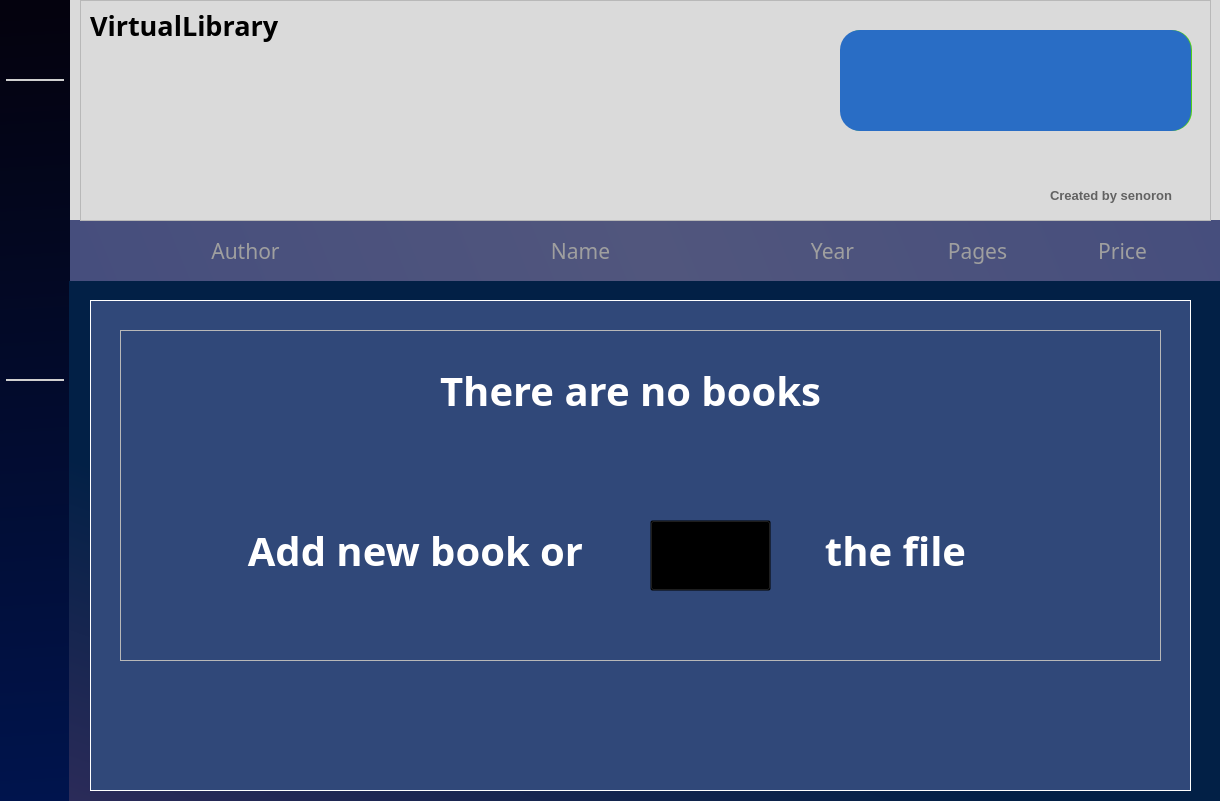
<?xml version="1.0" encoding="UTF-8"?>
<ui version="4.0">
 <class>MainWindow</class>
 <widget class="QMainWindow" name="MainWindow">
  <property name="geometry">
   <rect>
    <x>0</x>
    <y>0</y>
    <width>1220</width>
    <height>801</height>
   </rect>
  </property>
  <property name="windowTitle">
   <string>MainWindow</string>
  </property>
  <widget class="QWidget" name="centralwidget">
   <widget class="QLabel" name="Menu">
    <property name="geometry">
     <rect>
      <x>0</x>
      <y>0</y>
      <width>70</width>
      <height>801</height>
     </rect>
    </property>
    <property name="styleSheet">
     <string notr="true">QLabel
{
		
	background-color: qlineargradient(spread:pad, x1:0.49, y1:0.0164091, x2:0.495, y2:1, stop:0 rgba(4, 2, 14, 255), stop:1 rgba(0, 20, 77, 255));
}</string>
    </property>
    <property name="text">
     <string/>
    </property>
   </widget>
   <widget class="QPushButton" name="HomeButton">
    <property name="geometry">
     <rect>
      <x>0</x>
      <y>0</y>
      <width>69</width>
      <height>69</height>
     </rect>
    </property>
    <property name="styleSheet">
     <string notr="true">QPushButton
{
	border: 0px solid;
	background:transparent;
}

QPushButton:hover
{
	border: 0px solid;
	background-color: rgb(23, 25, 71);
}

QPushButton:pressed
{
	border: 0px solid;
	
	background-color: rgb(20, 21, 44);
}</string>
    </property>
    <property name="text">
     <string/>
    </property>
   </widget>
   <widget class="QPushButton" name="OpenButton">
    <property name="geometry">
     <rect>
      <x>0</x>
      <y>90</y>
      <width>69</width>
      <height>69</height>
     </rect>
    </property>
    <property name="styleSheet">
     <string notr="true">QPushButton
{
	border: 0px solid;
	background:transparent;
}

QPushButton:hover
{
	border: 0px solid;
	background-color: rgb(23, 25, 71);
}

QPushButton:pressed
{
	border: 0px solid;
	
	background-color: rgb(20, 21, 44);
}</string>
    </property>
    <property name="text">
     <string/>
    </property>
   </widget>
   <widget class="QPushButton" name="AddButton">
    <property name="geometry">
     <rect>
      <x>0</x>
      <y>160</y>
      <width>69</width>
      <height>69</height>
     </rect>
    </property>
    <property name="styleSheet">
     <string notr="true">QPushButton
{
	border: 0px solid;
	background:transparent;
}

QPushButton:hover
{
	border: 0px solid;
	background-color: rgb(23, 25, 71);
}

QPushButton:pressed
{
	border: 0px solid;
	
	background-color: rgb(20, 21, 44);
}</string>
    </property>
    <property name="text">
     <string/>
    </property>
   </widget>
   <widget class="QPushButton" name="EditButton">
    <property name="geometry">
     <rect>
      <x>0</x>
      <y>230</y>
      <width>69</width>
      <height>69</height>
     </rect>
    </property>
    <property name="styleSheet">
     <string notr="true">QPushButton
{
	border: 0px solid;
	background:transparent;
}

QPushButton:hover
{
	border: 0px solid;
	background-color: rgb(23, 25, 71);
}

QPushButton:pressed
{
	border: 0px solid;
	
	background-color: rgb(20, 21, 44);
}</string>
    </property>
    <property name="text">
     <string/>
    </property>
   </widget>
   <widget class="QPushButton" name="SaveButton">
    <property name="geometry">
     <rect>
      <x>0</x>
      <y>300</y>
      <width>69</width>
      <height>69</height>
     </rect>
    </property>
    <property name="styleSheet">
     <string notr="true">QPushButton
{
	border: 0px solid;
	background:transparent;
}

QPushButton:hover
{
	border: 0px solid;
	background-color: rgb(23, 25, 71);
}

QPushButton:pressed
{
	border: 0px solid;
	
	background-color: rgb(20, 21, 44);
}</string>
    </property>
    <property name="text">
     <string/>
    </property>
   </widget>
   <widget class="QPushButton" name="PreferencesButton">
    <property name="geometry">
     <rect>
      <x>0</x>
      <y>730</y>
      <width>69</width>
      <height>69</height>
     </rect>
    </property>
    <property name="styleSheet">
     <string notr="true">QPushButton
{
	border: 0px solid;
	background:transparent;
}

QPushButton:hover
{
	border: 0px solid;
	background-color: rgb(23, 25, 71);
}

QPushButton:pressed
{
	border: 0px solid;
	
	background-color: rgb(20, 21, 44);
}</string>
    </property>
    <property name="text">
     <string/>
    </property>
   </widget>
   <widget class="QLabel" name="InfoLabel">
    <property name="enabled">
     <bool>true</bool>
    </property>
    <property name="geometry">
     <rect>
      <x>70</x>
      <y>0</y>
      <width>1151</width>
      <height>220</height>
     </rect>
    </property>
    <property name="styleSheet">
     <string notr="true">background-color: rgb(218, 218, 218);</string>
    </property>
    <property name="text">
     <string/>
    </property>
   </widget>
   <widget class="QLabel" name="StructLabel">
    <property name="geometry">
     <rect>
      <x>70</x>
      <y>220</y>
      <width>1151</width>
      <height>61</height>
     </rect>
    </property>
    <property name="styleSheet">
     <string notr="true">background-color: qlineargradient(spread:reflect, x1:0, y1:0.534, x2:0.504615, y2:0.523, stop:0 rgba(70, 78, 125, 255), stop:1 rgba(81, 86, 125, 255));</string>
    </property>
    <property name="text">
     <string/>
    </property>
   </widget>
   <widget class="QLabel" name="TabelLabel">
    <property name="geometry">
     <rect>
      <x>69</x>
      <y>281</y>
      <width>1151</width>
      <height>521</height>
     </rect>
    </property>
    <property name="styleSheet">
     <string notr="true">background-color: qlineargradient(spread:pad, x1:0.322692, y1:0.597, x2:0, y2:1, stop:0 rgba(2, 32, 70, 255), stop:1 rgba(43, 43, 89, 255));</string>
    </property>
    <property name="text">
     <string/>
    </property>
   </widget>
   <widget class="QTableWidget" name="tableWidget">
    <property name="geometry">
     <rect>
      <x>90</x>
      <y>300</y>
      <width>1101</width>
      <height>491</height>
     </rect>
    </property>
    <property name="font">
     <font>
      <family>Roboto Mono</family>
      <pointsize>18</pointsize>
      <weight>75</weight>
      <bold>true</bold>
     </font>
    </property>
    <property name="styleSheet">
     <string notr="true">background-color: rgb(48, 72, 121);
border: 1px solid white;
gridline-color: white;
color: #DADADA;
selection-background-color: rgb(66, 99, 166);</string>
    </property>
    <property name="horizontalScrollBarPolicy">
     <enum>Qt::ScrollBarAsNeeded</enum>
    </property>
    <property name="gridStyle">
     <enum>Qt::DotLine</enum>
    </property>
   </widget>
   <widget class="QFrame" name="EmptyFrame">
    <property name="geometry">
     <rect>
      <x>120</x>
      <y>330</y>
      <width>1041</width>
      <height>331</height>
     </rect>
    </property>
    <property name="frameShape">
     <enum>QFrame::StyledPanel</enum>
    </property>
    <property name="frameShadow">
     <enum>QFrame::Raised</enum>
    </property>
    <widget class="QLabel" name="noBooks">
     <property name="geometry">
      <rect>
       <x>230</x>
       <y>20</y>
       <width>561</width>
       <height>81</height>
      </rect>
     </property>
     <property name="font">
      <font>
       <family>Roboto Mono</family>
       <pointsize>30</pointsize>
       <weight>75</weight>
       <bold>true</bold>
      </font>
     </property>
     <property name="styleSheet">
      <string notr="true">color: white;</string>
     </property>
     <property name="text">
      <string>There are no books</string>
     </property>
     <property name="alignment">
      <set>Qt::AlignCenter</set>
     </property>
    </widget>
    <widget class="QLabel" name="noBooks_2">
     <property name="geometry">
      <rect>
       <x>70</x>
       <y>180</y>
       <width>451</width>
       <height>81</height>
      </rect>
     </property>
     <property name="font">
      <font>
       <family>Roboto Mono</family>
       <pointsize>30</pointsize>
       <weight>75</weight>
       <bold>true</bold>
      </font>
     </property>
     <property name="styleSheet">
      <string notr="true">color: white;</string>
     </property>
     <property name="text">
      <string>Add new book or</string>
     </property>
     <property name="alignment">
      <set>Qt::AlignCenter</set>
     </property>
    </widget>
    <widget class="QLabel" name="noBooks_3">
     <property name="geometry">
      <rect>
       <x>510</x>
       <y>180</y>
       <width>161</width>
       <height>81</height>
      </rect>
     </property>
     <property name="font">
      <font>
       <family>Roboto Mono</family>
       <pointsize>30</pointsize>
       <weight>75</weight>
       <bold>true</bold>
       <underline>true</underline>
      </font>
     </property>
     <property name="styleSheet">
      <string notr="true">color: #4571E3;</string>
     </property>
     <property name="text">
      <string>open</string>
     </property>
     <property name="alignment">
      <set>Qt::AlignCenter</set>
     </property>
    </widget>
    <widget class="QLabel" name="noBooks_4">
     <property name="geometry">
      <rect>
       <x>650</x>
       <y>180</y>
       <width>251</width>
       <height>81</height>
      </rect>
     </property>
     <property name="font">
      <font>
       <family>Roboto Mono</family>
       <pointsize>30</pointsize>
       <weight>75</weight>
       <bold>true</bold>
      </font>
     </property>
     <property name="styleSheet">
      <string notr="true">color: white;</string>
     </property>
     <property name="text">
      <string>the file</string>
     </property>
     <property name="alignment">
      <set>Qt::AlignCenter</set>
     </property>
    </widget>
    <widget class="QPushButton" name="EmptyOpen">
     <property name="geometry">
      <rect>
       <x>530</x>
       <y>190</y>
       <width>121</width>
       <height>71</height>
      </rect>
     </property>
     <property name="styleSheet">
      <string notr="true">background:transparent;</string>
     </property>
     <property name="text">
      <string/>
     </property>
    </widget>
   </widget>
   <widget class="QPushButton" name="AuthorButton">
    <property name="geometry">
     <rect>
      <x>90</x>
      <y>220</y>
      <width>311</width>
      <height>61</height>
     </rect>
    </property>
    <property name="font">
     <font>
      <family>Roboto Mono</family>
      <pointsize>16</pointsize>
     </font>
    </property>
    <property name="styleSheet">
     <string notr="true">QPushButton
{
	border: 0px solid;
	background:transparent;
	color: rgb(159, 159, 159);
}

QPushButton:hover
{
	border: 0px solid;
	background-color: #5C669E;
	color: rgb(159, 159, 159);
}

QPushButton:pressed
{
	border: 0px solid;
	background-color: rgb(83, 91, 135);
	color: rgb(159, 159, 159);
}</string>
    </property>
    <property name="text">
     <string>Author</string>
    </property>
   </widget>
   <widget class="QPushButton" name="NameButton">
    <property name="geometry">
     <rect>
      <x>400</x>
      <y>220</y>
      <width>361</width>
      <height>61</height>
     </rect>
    </property>
    <property name="font">
     <font>
      <family>Roboto Mono</family>
      <pointsize>16</pointsize>
     </font>
    </property>
    <property name="styleSheet">
     <string notr="true">QPushButton
{
	border: 0px solid;
	background:transparent;
	color: rgb(159, 159, 159);
}

QPushButton:hover
{
	border: 0px solid;
	background-color: #5C669E;
	color: rgb(159, 159, 159);
}

QPushButton:pressed
{
	border: 0px solid;
	background-color: rgb(83, 91, 135);
	color: rgb(159, 159, 159);
}</string>
    </property>
    <property name="text">
     <string>Name</string>
    </property>
   </widget>
   <widget class="QPushButton" name="YearButton">
    <property name="geometry">
     <rect>
      <x>760</x>
      <y>220</y>
      <width>145</width>
      <height>61</height>
     </rect>
    </property>
    <property name="font">
     <font>
      <family>Roboto Mono</family>
      <pointsize>16</pointsize>
     </font>
    </property>
    <property name="styleSheet">
     <string notr="true">QPushButton
{
	border: 0px solid;
	background:transparent;
	color: rgb(159, 159, 159);
}

QPushButton:hover
{
	border: 0px solid;
	background-color: #5C669E;
	color: rgb(159, 159, 159);
}

QPushButton:pressed
{
	border: 0px solid;
	background-color: rgb(83, 91, 135);
	color: rgb(159, 159, 159);
}</string>
    </property>
    <property name="text">
     <string>Year</string>
    </property>
   </widget>
   <widget class="QPushButton" name="PagesButton">
    <property name="geometry">
     <rect>
      <x>905</x>
      <y>220</y>
      <width>145</width>
      <height>61</height>
     </rect>
    </property>
    <property name="font">
     <font>
      <family>Roboto Mono</family>
      <pointsize>16</pointsize>
     </font>
    </property>
    <property name="styleSheet">
     <string notr="true">QPushButton
{
	border: 0px solid;
	background:transparent;
	color: rgb(159, 159, 159);
}

QPushButton:hover
{
	border: 0px solid;
	background-color: #5C669E;
	color: rgb(159, 159, 159);
}

QPushButton:pressed
{
	border: 0px solid;
	background-color: rgb(83, 91, 135);
	color: rgb(159, 159, 159);
}</string>
    </property>
    <property name="text">
     <string>Pages</string>
    </property>
   </widget>
   <widget class="QPushButton" name="PriceButton">
    <property name="geometry">
     <rect>
      <x>1050</x>
      <y>220</y>
      <width>145</width>
      <height>61</height>
     </rect>
    </property>
    <property name="font">
     <font>
      <family>Roboto Mono</family>
      <pointsize>16</pointsize>
     </font>
    </property>
    <property name="styleSheet">
     <string notr="true">QPushButton
{
	border: 0px solid;
	background:transparent;
	color: rgb(159, 159, 159);
}

QPushButton:hover
{
	border: 0px solid;
	background-color: #5C669E;
	color: rgb(159, 159, 159);
}

QPushButton:pressed
{
	border: 0px solid;
	background-color: rgb(83, 91, 135);
	color: rgb(159, 159, 159);
}</string>
    </property>
    <property name="text">
     <string>Price</string>
    </property>
   </widget>
   <widget class="QLabel" name="image">
    <property name="geometry">
     <rect>
      <x>151</x>
      <y>20</y>
      <width>151</width>
      <height>182</height>
     </rect>
    </property>
    <property name="text">
     <string/>
    </property>
   </widget>
   <widget class="QLabel" name="AuthorInfo">
    <property name="geometry">
     <rect>
      <x>321</x>
      <y>30</y>
      <width>381</width>
      <height>51</height>
     </rect>
    </property>
    <property name="font">
     <font>
      <family>Roboto Mono</family>
      <pointsize>20</pointsize>
      <weight>75</weight>
      <italic>true</italic>
      <bold>true</bold>
     </font>
    </property>
    <property name="text">
     <string/>
    </property>
   </widget>
   <widget class="QLabel" name="BookInfo">
    <property name="geometry">
     <rect>
      <x>321</x>
      <y>80</y>
      <width>501</width>
      <height>51</height>
     </rect>
    </property>
    <property name="font">
     <font>
      <family>Sylfaen</family>
      <pointsize>16</pointsize>
      <weight>75</weight>
      <italic>false</italic>
      <bold>true</bold>
     </font>
    </property>
    <property name="text">
     <string/>
    </property>
   </widget>
   <widget class="QLabel" name="LangInfo">
    <property name="geometry">
     <rect>
      <x>321</x>
      <y>140</y>
      <width>381</width>
      <height>61</height>
     </rect>
    </property>
    <property name="font">
     <font>
      <family>Sylfaen</family>
      <pointsize>11</pointsize>
      <weight>50</weight>
      <italic>false</italic>
      <bold>false</bold>
     </font>
    </property>
    <property name="text">
     <string/>
    </property>
   </widget>
   <widget class="QPushButton" name="PlayButton">
    <property name="geometry">
     <rect>
      <x>841</x>
      <y>30</y>
      <width>351</width>
      <height>101</height>
     </rect>
    </property>
    <property name="font">
     <font>
      <pointsize>16</pointsize>
      <weight>75</weight>
      <bold>true</bold>
     </font>
    </property>
    <property name="styleSheet">
     <string notr="true">QPushButton
{
	background-color: rgb(79, 207, 28);
	color: rgb(255, 255, 255);
	border-radius: 20px;
}
QPushButton:hover
{
	background-color: rgb(94, 238, 32);
	color: rgb(255, 255, 255);
	border-radius: 20px;
}</string>
    </property>
    <property name="text">
     <string/>
    </property>
   </widget>
   <widget class="QPushButton" name="BooksButton">
    <property name="geometry">
     <rect>
      <x>840</x>
      <y>30</y>
      <width>351</width>
      <height>101</height>
     </rect>
    </property>
    <property name="font">
     <font>
      <pointsize>16</pointsize>
      <weight>75</weight>
      <bold>true</bold>
     </font>
    </property>
    <property name="styleSheet">
     <string notr="true">QPushButton
{
	background-color: rgb(41, 109, 197);
	color: rgb(255, 255, 255);
	border-radius: 20px;
}
QPushButton:hover
{
	background-color: rgb(51, 120, 210);
	color: rgb(255, 255, 255);
	border-radius: 20px;
}</string>
    </property>
    <property name="text">
     <string/>
    </property>
   </widget>
   <widget class="QPushButton" name="DeleteButton">
    <property name="geometry">
     <rect>
      <x>0</x>
      <y>390</y>
      <width>69</width>
      <height>69</height>
     </rect>
    </property>
    <property name="styleSheet">
     <string notr="true">QPushButton
{
	border: 0px solid;
	background:transparent;
}

QPushButton:hover
{
	border: 0px solid;
	background-color: rgb(23, 25, 71);
}

QPushButton:pressed
{
	border: 0px solid;
	
	background-color: rgb(20, 21, 44);
}</string>
    </property>
    <property name="text">
     <string/>
    </property>
   </widget>
   <widget class="QFrame" name="WelcomeFrame">
    <property name="geometry">
     <rect>
      <x>80</x>
      <y>0</y>
      <width>1131</width>
      <height>221</height>
     </rect>
    </property>
    <property name="frameShape">
     <enum>QFrame::StyledPanel</enum>
    </property>
    <property name="frameShadow">
     <enum>QFrame::Raised</enum>
    </property>
    <widget class="QLabel" name="MainIcon">
     <property name="geometry">
      <rect>
       <x>460</x>
       <y>0</y>
       <width>209</width>
       <height>196</height>
      </rect>
     </property>
     <property name="text">
      <string/>
     </property>
    </widget>
    <widget class="QLabel" name="Created">
     <property name="geometry">
      <rect>
       <x>970</x>
       <y>180</y>
       <width>171</width>
       <height>31</height>
      </rect>
     </property>
     <property name="font">
      <font>
       <pointsize>10</pointsize>
       <weight>75</weight>
       <bold>true</bold>
      </font>
     </property>
     <property name="styleSheet">
      <string notr="true">color: #626262;</string>
     </property>
     <property name="text">
      <string>Created by senoron</string>
     </property>
    </widget>
    <widget class="QLabel" name="Virtual">
     <property name="geometry">
      <rect>
       <x>10</x>
       <y>0</y>
       <width>291</width>
       <height>51</height>
      </rect>
     </property>
     <property name="font">
      <font>
       <family>Roboto Mono</family>
       <pointsize>20</pointsize>
       <weight>75</weight>
       <bold>true</bold>
      </font>
     </property>
     <property name="text">
      <string>VirtualLibrary</string>
     </property>
    </widget>
   </widget>
   <widget class="QLabel" name="label">
    <property name="geometry">
     <rect>
      <x>6</x>
      <y>79</y>
      <width>58</width>
      <height>2</height>
     </rect>
    </property>
    <property name="maximumSize">
     <size>
      <width>16777215</width>
      <height>7</height>
     </size>
    </property>
    <property name="styleSheet">
     <string notr="true">background-color: rgb(208, 208, 208);</string>
    </property>
    <property name="text">
     <string/>
    </property>
   </widget>
   <widget class="QLabel" name="label_2">
    <property name="geometry">
     <rect>
      <x>6</x>
      <y>379</y>
      <width>58</width>
      <height>2</height>
     </rect>
    </property>
    <property name="maximumSize">
     <size>
      <width>16777215</width>
      <height>7</height>
     </size>
    </property>
    <property name="styleSheet">
     <string notr="true">background-color: rgb(208, 208, 208);</string>
    </property>
    <property name="text">
     <string/>
    </property>
   </widget>
   <zorder>InfoLabel</zorder>
   <zorder>Menu</zorder>
   <zorder>HomeButton</zorder>
   <zorder>OpenButton</zorder>
   <zorder>AddButton</zorder>
   <zorder>EditButton</zorder>
   <zorder>SaveButton</zorder>
   <zorder>PreferencesButton</zorder>
   <zorder>StructLabel</zorder>
   <zorder>TabelLabel</zorder>
   <zorder>tableWidget</zorder>
   <zorder>EmptyFrame</zorder>
   <zorder>AuthorButton</zorder>
   <zorder>NameButton</zorder>
   <zorder>YearButton</zorder>
   <zorder>PagesButton</zorder>
   <zorder>PriceButton</zorder>
   <zorder>image</zorder>
   <zorder>AuthorInfo</zorder>
   <zorder>BookInfo</zorder>
   <zorder>LangInfo</zorder>
   <zorder>PlayButton</zorder>
   <zorder>BooksButton</zorder>
   <zorder>DeleteButton</zorder>
   <zorder>WelcomeFrame</zorder>
   <zorder>label</zorder>
   <zorder>label_2</zorder>
  </widget>
 </widget>
 <resources/>
 <connections/>
</ui>
